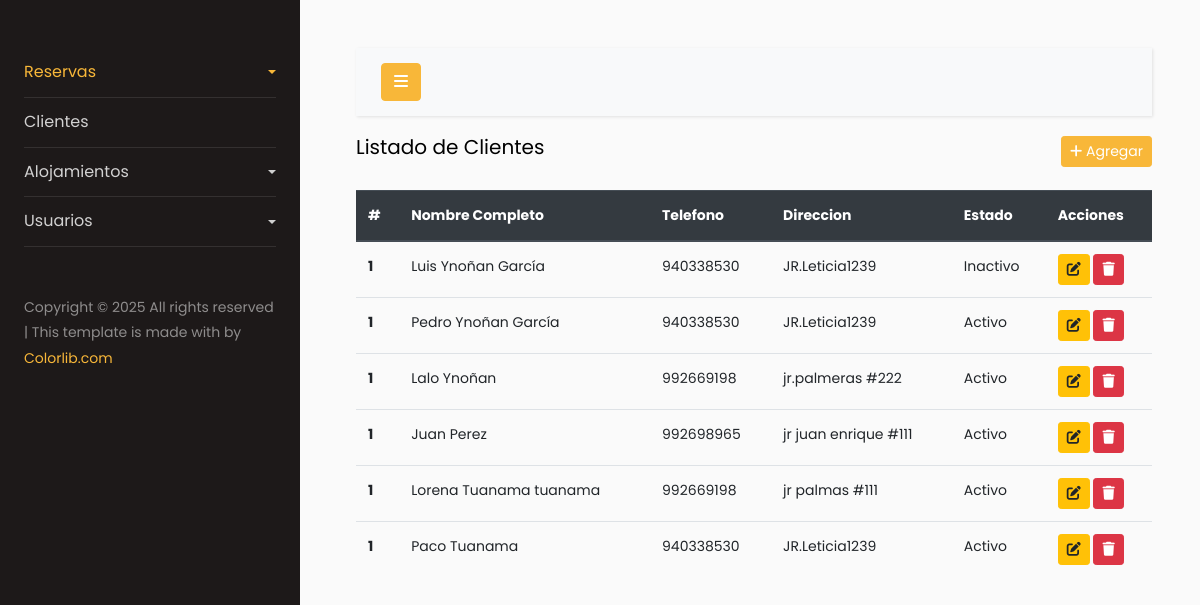
The page /clientes/ (signed in) on the database as committed earlier.
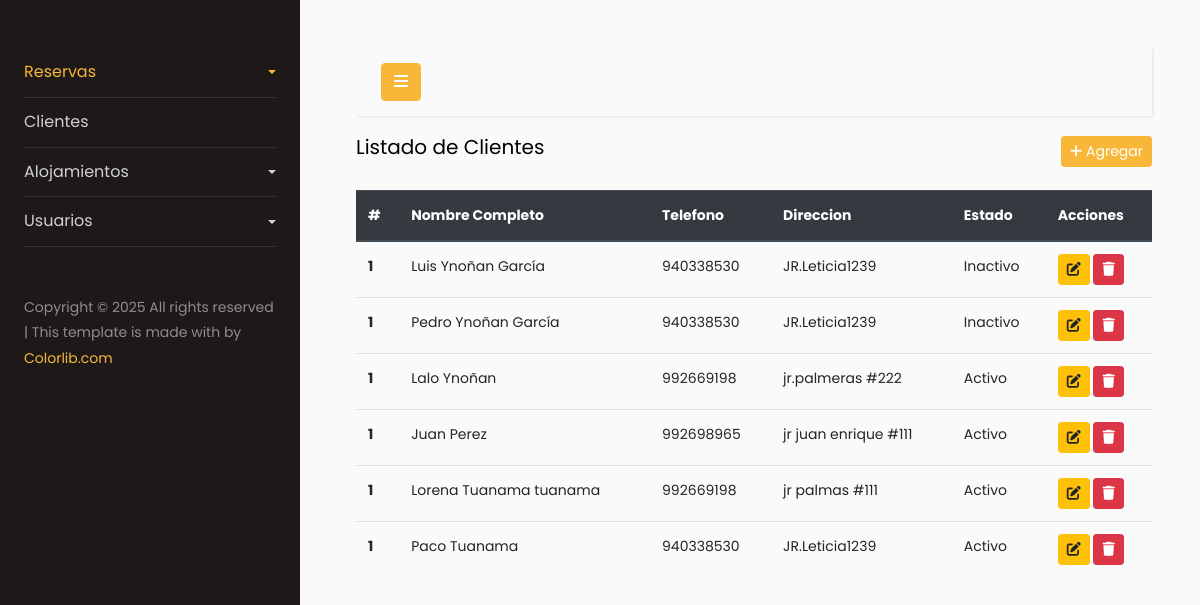
The same page on the database as committed later.
### clientes/models.py (models this page shows, shortened)
class ModelsClientes(models.Model):
    name_customer = models.CharField(max_length=100, verbose_name='Nombre Completo')
    last_name_customer = models.CharField(max_length=100, verbose_name='Apellido')
    email_customer = models.EmailField(max_length=100, unique=True, verbose_name='Email')
    phone_customer = models.CharField(max_length=100, verbose_name='Telefono')
    address_customer = models.CharField(max_length=100, verbose_name='Direccion')
    city_customer = models.CharField(max_length=100, verbose_name='Ciudad')
    active_customer = models.BooleanField(verbose_name='Estado', default=True)
    date_create_customer = models.DateTimeField(auto_now_add=True, verbose_name='Fecha de creacion')
    class Meta:
        verbose_name = 'Cliente'
        verbose_name_plural = 'Clientes'
        db_table = 'clientes'

### clientes/views.py (the view)
# urls.py: path('', ClientesView.as_view(), name='index-clientes'),
class ClientesView(LoginRequiredMixin, ListView):
    model = ModelsClientes
    context_object_name = 'clientes'
    template_name = 'index-clientes.html'

### clientes/templates/index-clientes.html
{% extends 'index-intranet.html' %} {% block content %}
<div
  class="d-flex justify-content-between align-items-center"
  style="margin-bottom: 20px"
>
  <h5>Listado de Clientes</h5>
  <a href="{% url 'clientes:crear-cliente' %}" class="btn btn-primary btn-sm"
    ><i class="fa-solid fa-plus"></i> Agregar</a>
</div>
<table class="table table-hover">
  <thead class="thead-dark">
    <tr>
      <th scope="col">#</th>
      <th scope="col">Nombre Completo</th>
      <th scope="col">Telefono</th>
      <th scope="col">Direccion</th>
      <th scope="col">Estado</th>
      <th scope="col">Acciones</th>
    </tr>
  </thead>
  <tbody>
    {% for i in clientes %}
    <tr>
      <th scope="row">1</th>
      <td>{{ i.name_customer }} {{i.last_name_customer}}</td>
      <td>{{ i.phone_customer}}</td>
      <td>{{ i.address_customer}}</td>
      <td>{% if i.active_customer %}Activo{% else %} Inactivo {% endif %} </td>
      <td>
        <a href="{% url 'clientes:editar-cliente' i.id %}" class="btn btn-warning btn-sm"><i class="fa-solid fa-pen-to-square"></i></a>
        <a href="{% url 'clientes:delete-customer' i.id  %}" class="btn btn-danger btn-sm"><i class="fa-solid fa-trash"></i></a>
      </td>
    </tr>
    {% endfor %}
  </tbody>
</table>
{% endblock %}

Rows that differ between the two databases and show on the page:
changed ModelsClientes "Pedro": active_customer "Activo" → "Inactivo"
